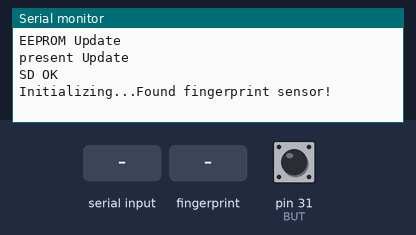
A sketch run on a simulated Arduino Mega 2560, built with avr-gcc and run on an emulated ATmega2560. On the bench: the last lines printed to the serial monitor. The test bench sets the inputs (shaded band); at power-on: pin 31 (BUT) HIGH. The local clock reads 2024-03-15 10:24:30 at power-on unless the sketch sets it; storage starts empty; EEPROM starts erased.

Above: at 2.2 s.
2.3 s: pin 31 (BUT) pulled LOW for 0.15 s
At 2.9 s:
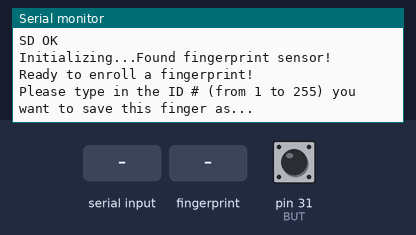
3.9 s: "90,45\n" received over Serial
At 4.5 s:
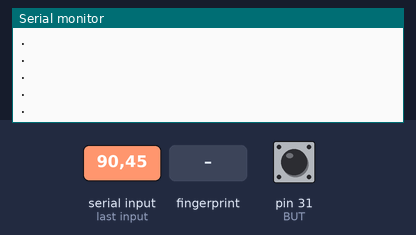
5.4 s: finger stored as number 1 placed on the sensor
At 6.6 s:
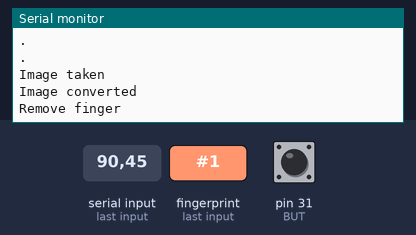
9.1 s: finger stored as number 1 placed on the sensor
At 10.4 s:
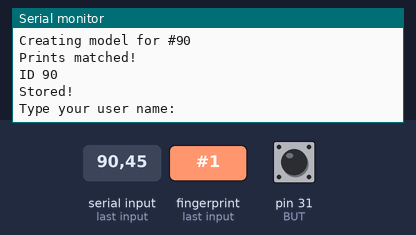
10.8 s: finger stored as number 1 placed on the sensor
At 15.3 s:
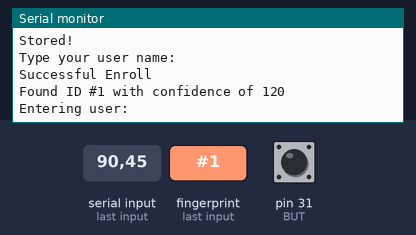

Measured:
- after the input at 2.3 s, the serial monitor: prints a new line at once (image 1)
- after the input at 3.9 s, the serial monitor: prints a new line at once (image 2)
- after the input at 5.4 s, the serial monitor: prints a new line at once (image 3)
- after the input at 9.1 s, the serial monitor: prints a new line after 0.21 s (image 4)
- after the input at 10.8 s, the serial monitor: prints a new line after 3.9 s (image 5)

The sketch:

attendance101.ino
```cpp
#include <SPI.h>            //Communicate with SPI devices
#include <SoftwareSerial.h> //Communicate with SPI devices

#include <EEPROM.h>     //SD Card
#include <SD.h>         //SD Card


#include <Adafruit_Fingerprint.h>

#include <Adafruit_GFX.h>     //Graphics LCD
#include <LiquidCrystal.h>    //Graphics LCD

#include "RTClib.h"       //Clock

LiquidCrystal lcd(A0, A1, A2, A3, A4, A5);

//SoftwareSerial mySerial(A12, A13);
Adafruit_Fingerprint finger = Adafruit_Fingerprint(&Serial2);

File myFile;

RTC_DS1307 rtc;
int min_old = 0;

struct UserData
{
  int Enter_Hour;
  int Enter_Min;
  String username;
  String WT;
};
UserData userTable[128];
int present[128] = {0};

DateTime now;

const int BUT = 31;

int up_data = 1;
int upload_data = 1;
int query = 0;

int Finger_ID = 0;


// void LCD_Print(int x, int y, int col, int sz, String msg)
// {
//   Serial.print(msg);
// }

// void LCD_Setup_Menu()
// {
//   Serial.begin(9600);
//   //lcd.begin(16,2);
//   Serial.print("Attendance\n");
//   // for (int j = 0; j < 20; j++) {

//   //   Serial.print("Attendance");
//   //   delay(250);
//   // }
// }

// void LCD_Wich_User(int wid)
// {
//   switch (wid)
//   {
//     case 1:
//       LCD_Print(0, 0, 0, 1,  Name_ID1);
//       break;
//     case 2:
//       LCD_Print(0, 0, 0, 1,  Name_ID2);
//       break;
//     case 3:
//       LCD_Print(0, 0, 0, 1,  Name_ID3);
//       break;
//     case 4:
//       LCD_Print(0, 0, 0, 1,  Name_ID4);
//       break;
//     case 5:
//       LCD_Print(0, 0, 0, 1,  Name_ID5);
//       break;
//     case 6:
//       LCD_Print(0, 0, 0, 1,  Name_ID6);
//       break;
//     case 7:
//       LCD_Print(0, 0, 0, 1,  Name_ID7);
//       break;
//     case 8:
//       LCD_Print(0, 0, 0, 1,  Name_ID8);
//       break;
//     case 9:
//       LCD_Print(0, 0, 0, 1,  Name_ID9);
//       break;
//     case 10:
//       LCD_Print(0, 0, 0, 1,  Name_ID10);
//       break;
//     case 11:
//       LCD_Print(0, 0, 0, 1,  Name_ID11);
//       break;
//     case 12:
//       LCD_Print(0, 0, 0, 1,  Name_ID12);
//       break;
//     case 13:
//       LCD_Print(0, 0, 0, 1,  Name_ID13);
//       break;
//     case 14:
//       LCD_Print(0, 0, 0, 1,  Name_ID14);
//       break;
//     case 15:
//       LCD_Print(0, 0, 0, 1,  Name_ID15);
//       break;
//   }
// }

// void LCD_Enter_User(int f_ID)
// {
//   now = rtc.now();
//   String En = String(now.hour()) + ":" + String(now.minute());


//   LCD_Wich_User(f_ID);
// }

// void LCD_Exit_User(int f_ID)
// {
//   now = rtc.now();
//   String En = String(now.hour()) + ":" + String(now.minute());


//   LCD_Wich_User(f_ID);


//   Serial.print(" GOODBYE\n");

//   Serial.print(En);

//   Serial.print(WT);
// }

// void showmsgXY(int x, int y, int sz, const char *msg)
// {

//   Serial.print(msg);

//   delay(1000);
// }

// void LCD_Main_Menu()
// {
//   int p = 0;
//   String watch = "";
//   String today = "";

//   now = rtc.now();
//   for (int i = 0; i < 16; i++)
//   {
//     if (present[i] == 1) p++;
//   }

//   watch = String(now.hour()) + ":" + String(now.minute());
//   today = String(now.year()) + "/" + String(now.month()) + "/" + String(now.day());

//   Serial.print("\nTime: ");
//   Serial.print(watch);
//   Serial.print(" \nDate: ");
//   Serial.print(today);
//   Serial.print(" \nPresent: ");
//   Serial.print(p);
// }


// void LCD_Finger_Error()
// {
//   Serial.print(" Image is too messy \n");
//   delay(1500);
//   LCD_Main_Menu();
// }

int getFingerprintIDez()
{
  uint8_t p = finger.getImage();
  if (p != FINGERPRINT_OK)  return -1;

  p = finger.image2Tz();
  if (p != FINGERPRINT_OK)  return -1;

  p = finger.fingerFastSearch();
  if (p != FINGERPRINT_OK)  return 255;

  Serial.print("\nFound ID #");
  Serial.print(finger.fingerID);
  Serial.print(" with confidence of ");
  Serial.println(finger.confidence);
  return finger.fingerID;
}

void Enroll()
{
  Serial.println("Ready to enroll a fingerprint!");
  Serial.println("Please type in the ID # (from 1 to 255) you want to save this finger as...");
  uint8_t id = readnumber();
  if (id == 0)
  {
    return;
  }
  Serial.print("Enrolling ID #");
  Serial.println(id);
  while (!getFingerprintEnroll(id) );
}

int getFingerprintEnroll(uint8_t id)
{
  int p = -1;
  Serial.print("Waiting for valid finger to enroll as #");
  Serial.println(id);
  while (p != FINGERPRINT_OK) {
    p = finger.getImage();
    switch (p) {
      case FINGERPRINT_OK:
        Serial.println("Image taken");
        break;
      case FINGERPRINT_NOFINGER:
        Serial.println(".");
        break;
      case FINGERPRINT_PACKETRECIEVEERR:
        Serial.println("Communication error");
        break;
      case FINGERPRINT_IMAGEFAIL:
        Serial.println("Imaging error");
        break;
      default:
        Serial.println("Unknown error");
        break;
    }
  }
  // OK success!
  p = finger.image2Tz(1);
  switch (p) {
    case FINGERPRINT_OK:
      Serial.println("Image converted");
      break;
    case FINGERPRINT_IMAGEMESS:
      Serial.println("Image too messy");
      return p;
    case FINGERPRINT_PACKETRECIEVEERR:
      Serial.println("Communication error");
      return p;
    case FINGERPRINT_FEATUREFAIL:
      Serial.println("Could not find fingerprint features");
      return p;
    case FINGERPRINT_INVALIDIMAGE:
      Serial.println("Could not find fingerprint features");
      return p;
    default:
      Serial.println("Unknown error");
      return p;
  }

  Serial.println("Remove finger");
  delay(2000);
  p = 0;
  while (p != FINGERPRINT_NOFINGER) {
    p = finger.getImage();
  }
  Serial.print("ID ");
  Serial.println(id);
  p = -1;
  Serial.println("Place same finger again");
  while (p != FINGERPRINT_OK) {
    p = finger.getImage();
    switch (p) {
      case FINGERPRINT_OK:
        Serial.println("Image taken");
        break;
      case FINGERPRINT_NOFINGER:
        Serial.print(".");
        break;
      case FINGERPRINT_PACKETRECIEVEERR:
        Serial.println("Communication error");
        break;
      case FINGERPRINT_IMAGEFAIL:
        Serial.println("Imaging error");
        break;
      default:
        Serial.println("Unknown error");
        break;
    }
  }
  // OK success!
  p = finger.image2Tz(2);
  switch (p) {
    case FINGERPRINT_OK:
      Serial.println("Image converted");
      break;
    case FINGERPRINT_IMAGEMESS:
      Serial.println("Image too messy");
      return p;
    case FINGERPRINT_PACKETRECIEVEERR:
      Serial.println("Communication error");
      return p;
    case FINGERPRINT_FEATUREFAIL:
      Serial.println("Could not find fingerprint features");
      return p;
    case FINGERPRINT_INVALIDIMAGE:
      Serial.println("Could not find fingerprint features");
      return p;
    default:
      Serial.println("Unknown error");
      return p;
  }

  // OK, got 2 image of finger and converted!
  Serial.print("Creating model for #");
  Serial.println(id);
  p = finger.createModel();
  if (p == FINGERPRINT_OK) {
    Serial.println("Prints matched!");
  } else if (p == FINGERPRINT_PACKETRECIEVEERR) {
    Serial.println("Communication error");
    return p;
  } else if (p == FINGERPRINT_ENROLLMISMATCH) {
    Serial.println("Fingerprints did not match");
    return p;
  } else {
    Serial.println("Unknown error");
    return p;
  }
  Serial.print("ID ");
  Serial.println(id);
  p = finger.storeModel(id);
  if (p == FINGERPRINT_OK)
  {
    Serial.println("Stored!");
    Serial.println("Type your user name: ");
    Get_User_Name(id);
  }
  else if (p == FINGERPRINT_PACKETRECIEVEERR)
  {
    Serial.println("Communication error");
    return p;
  }
  else if (p == FINGERPRINT_BADLOCATION)
  {
    Serial.println("Could not store in that location");
    return p;
  }
  else if (p == FINGERPRINT_FLASHERR)
  {
    Serial.println("Error writing to flash");
    return p;
  }
  else
  {
    Serial.println("Unknown error");
    return p;
  }
  Serial.println("Successful Enroll");
}

int readnumber(void)
{
  uint8_t num = 0;

  while (num == 0) {
    while (! Serial.available());
    num = Serial.parseInt();
  }
  return num;
}

void Get_User_Name(int finger_id)
{
  int myTimeout = 5000;
  Serial.setTimeout(myTimeout);
  while (!Serial.available());
  userTable[finger_id].username = Serial.readString();
}


void Enter_User(int uid)
{
  present[uid] = 1;
  Serial.print("Entering user:");
  Serial.println(userTable[uid].username);
  //LCD_Enter_User(uid);
  DateTime Time_Enter = rtc.now();
  userTable[uid].Enter_Hour = Time_Enter.hour();
  userTable[uid].Enter_Min = Time_Enter.minute();
  EEPROM.put(100+uid*10, userTable[uid].Enter_Hour);
  EEPROM.put(105+uid*10, userTable[uid].Enter_Min);
  delay(4000);
  //LCD_Main_Menu();
}

void Exit_User(int uid)
{
  int work_time = 0, wh = 0, wm = 0;
  present[uid] = 0;
  Serial.print("Exitting user:");
  Serial.println(userTable[uid].username);
  DateTime Time_Exit = rtc.now();

  work_time = (Time_Exit.hour() * 60 + Time_Exit.minute()) - ((userTable[uid].Enter_Hour * 60) + userTable[uid].Enter_Min);
  wh = work_time / 60;
  wm = work_time % 60;
  userTable[uid].WT = String(wh) + ":" + String(wm);

  String Final = Make_String(uid, Time_Exit);
  Serial.println(Final);

  Writ_to_Main_File(Final, uid);

  query++;
  if (query > 255) query = 1;

  //Write_to_Upload_File(query, Final);
  //LCD_Exit_User(uid);

  EEPROM.put(100+uid*10, 0);
  EEPROM.put(105+uid*10, 0);
  delay(3000);

  //LCD_Main_Menu();
}

String Make_String(int ID, DateTime CurrentDate)
{
  String Final =  String(CurrentDate.day()) + "/" + String(CurrentDate.month()) + "/" + String(CurrentDate.year());
  Final += ",";
  Final += userTable[ID].username;
  Final += ",";
  Final += String(userTable[ID].Enter_Hour) + ":" + String(userTable[ID].Enter_Min);
  Final += ",";
  Final += String(CurrentDate.hour()) + ":" + String(CurrentDate.minute());
  Final += ",";
  Final += userTable[ID].WT;
  return Final;
}

void Writ_to_Main_File(String str, int fid)
{
  String initials = "atten";
  String file_name = initials + ".csv";
  myFile = SD.open(file_name, FILE_WRITE);

  String a = "";
  a = myFile.readString();
  String filecontent = "";
  filecontent += a + str;

  if (myFile)
  {
    myFile.println(filecontent);
    myFile.close();
  }
  else
  {
    Serial.println("error opening atten.csv");
    // beep(1500);
  }

}

void loop() {
  int flag = 0;
  int upload_queue = 1;
  String upload_str = "";
  String n_watch = "";

  now = rtc.now();

  Finger_ID = getFingerprintIDez();

  if (Finger_ID < 127 && Finger_ID > 0) {
    if (present[Finger_ID] == 0) {
      Enter_User(Finger_ID);
    }
    else if (present[Finger_ID] == 1) {
      delay(150);
      Exit_User(Finger_ID);
    }
  }
  else if (Finger_ID == 255) {
    //LCD_Finger_Error();
  }

  // if (now.hour() > 20 || now.hour() < 6) {
  //   for (upload_queue = 1; upload_queue < 256; upload_queue++) {
  //     upload_str = String(upload_queue) + ".txt";
  //     if (SD.exists(upload_str)) {
  //       //LCD_Upload_Menu();
  //       Uploading();
  //       LCD_Main_Menu();
  //     }
  //   }
  // }

  if (digitalRead(BUT) == 0) {
    flag = 1;
    if (flag == 1) {
      Enroll();
      flag = 0;
    }
  }
}

void setup() {
  Serial.begin(9600);
  finger.begin(57600);
  pinMode(BUT, INPUT_PULLUP);
  rtc.begin();
  Get_from_EEPROM();
  Check_present();

  if (!SD.begin(53)) {
    Serial.println("Initialization failed!");

    while (1) {
      delay(200);
    }
  }
  else {
    Serial.println("SD OK");
  }

  Serial.print("Initializing...");

  if (finger.verifyPassword()) {
    Serial.println("Found fingerprint sensor!");
  }
  else {
    Serial.println("Did not find fingerprint sensor :(");
    while (1) {
      delay(1);
    }
  }

  finger.getTemplateCount();
  // LCD_Setup_Menu();
  // LCD_Main_Menu();

  now = rtc.now();
  min_old = now.minute();
}

void Get_from_EEPROM()
{
  for(int i = 0; i < 126; i++)
  {
    EEPROM.get(100+i*10, userTable[i].Enter_Hour);
    EEPROM.get(105+i*10, userTable[i].Enter_Min);
  }
  Serial.println("EEPROM Update");
}

void Check_present()
{
  for(int i = 0; i < 127; i++)
    if (userTable[i].Enter_Hour > 0) present[i] = 1;
  Serial.println("present Update");
}
```
